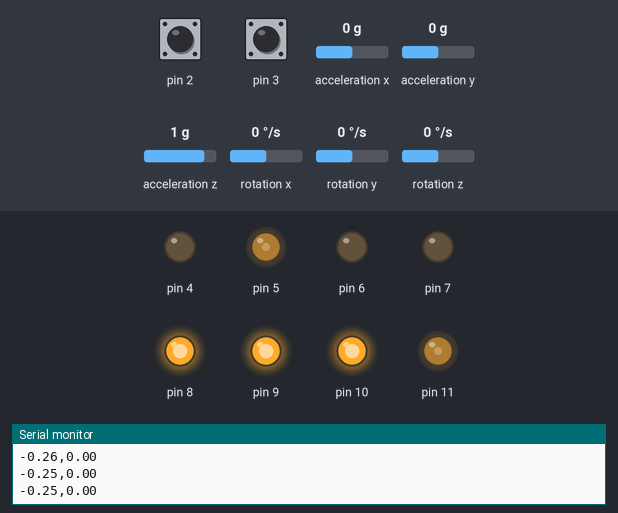
Bench run of a sketch on a simulated Arduino Uno, built with avr-gcc and run on an emulated ATmega328P. Parts: output pins drawn as LEDs (lit = HIGH), the last lines printed to the serial monitor. Inputs (shaded band) come from the test bench; at power-on: acceleration x 0 g, acceleration z 1 g, rotation y 0 °/s, pin 2 HIGH, pin 3 HIGH, acceleration y 0 g, rotation x 0 °/s, rotation z 0 °/s.

Above: at 2.2 s.
2.3 s: acceleration x set to -1.4 g
At 4.6 s:
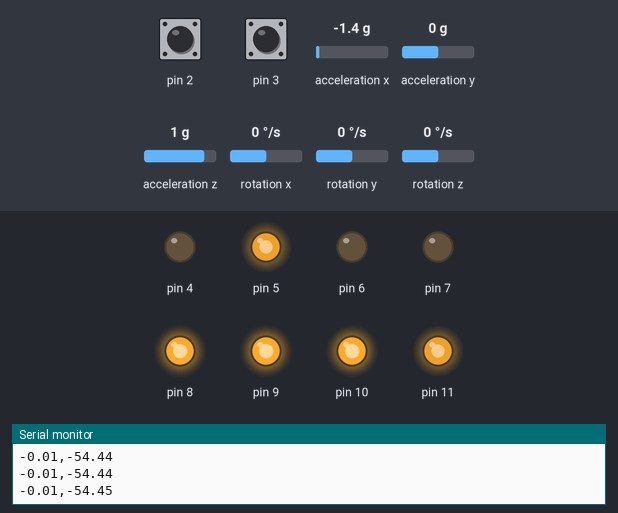
5.3 s: acceleration z set to 0.8 g
8.3 s: acceleration x set to 0.8 g
At 11.1 s:
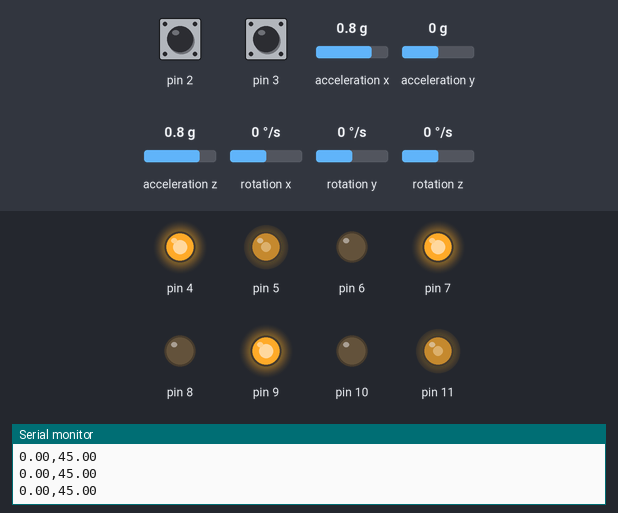
11.3 s: rotation y set to -192 °/s
At 15.0 s:
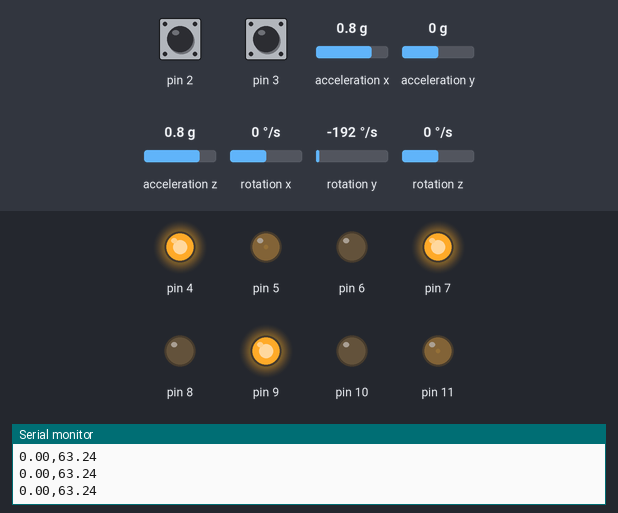
Timing chart, 0 to 15.3 s (numbered marks = the images above; inputs shaded):
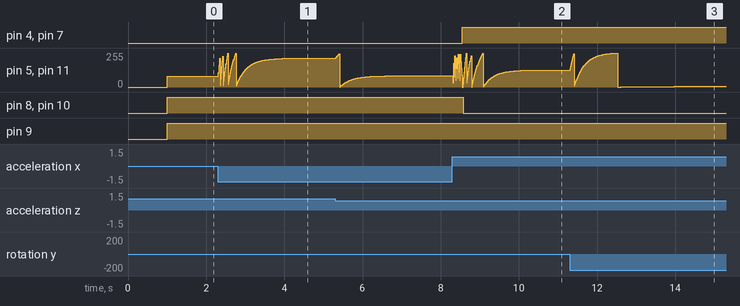

The sketch:

no_3.ino
```cpp
//接线：
/*PWMA->D5*/
/*PWMB->D11*/
/*STBY->D9;高电平为工作状态，低电平为待机状态*/
/*AIN1->D8*/
/*AIN2->D7*/
/*BIN1->D10*/
/*BIN2->D4*/
/*scl(iic)->A5*/
/*sda(iic)->A4*/
/*E2A->D3(中断)->L*/
/*E1A->D2(中断)->R*/
/*E2B->D12*/
/*E1B->D13*/
#include"math.h"
#include"I2Cdev.h"
#include"MPU6050_6Axis_MotionApps20.h"
static float target_a=3.38;//目标角度
MPU6050 mpu;//实例化一个mpu6050对象，对象名为mpu
int16_t ax,ay,az,gx,gy,gz;

/***************angle data************************/
float Gyro_y;//y轴陀螺仪数据暂存
float Gyro_x;
float Gyro_z;
float angleAx;
float angle6;
float K1=0.05;//对加速度计取值的权重
float Angle;//一阶互补滤波算法计算出的小车最终倾斜角度
float accelz=0;

/*************kalman_filter***********************/
float P[2][2]={{1,0},
{0,1}
 };
float Pdot[4]={0,0,0,0};
float Q_angle=0.001,Q_gyro=0.005;//角度数据置信度，角速度数据置信度
float R_angle=0.5,C_0=1;
float q_bias,angle_err,PCt_0,PCt_1,E,K_0,K_1,t_0,t_1;
float timeChange=5;//滤波法采样时间间隔毫秒
float dt=timeChange*0.001;//注意：dt的取值为滤波器采样时间

void Angleget()
{
  //平衡参数
  Angle=atan2(ay,az)*57.3;//角度计算公式
  Gyro_x=(gx-128.1)/131;//角度转换
  Kalman_Filter(Angle,Gyro_x);//卡尔曼滤波
  //旋转角度z轴参数
  if(gz>32768)gz-=65536;//强制转换2g 1g
  Gyro_z=-gz/131;//z轴参数转换
  accelz=az/16.4;

  angleAx=atan2(ax,az)*180/PI;//计算与x轴夹角
  Gyro_y=-gy/131.00;//计算角速度
  //一阶互补滤波
  angle6=K1*angleAx+(1-K1)*(angle6+Gyro_y*dt);

  }


/**************kalman*********************************/
float angle,angle_dot;  //平衡角度值
void Kalman_Filter(double angle_m,double gyro_m)
{
  angle+=(gyro_m-q_bias)*dt;
  angle_err=angle_m-angle;
  Pdot[0]=Q_angle-P[0][1]-P[1][0];
  Pdot[1]=-P[1][1];
  Pdot[2]=-P[1][1];
  Pdot[3]=Q_gyro;
  P[0][0]+=Pdot[0]*dt;
  P[0][1]+=Pdot[1]*dt;
  P[1][0]+=Pdot[2]*dt;
  P[1][1]+=Pdot[3]*dt;
  PCt_0=C_0*P[0][0];
  PCt_1=C_0*P[1][0];
  E=R_angle+C_0*PCt_0;
  K_0=PCt_0/E;
  K_1=PCt_1/E;
  t_0=PCt_0;
  t_1=C_0*P[0][1];
  P[0][0]-=K_0*t_0;
  P[0][1]-=K_0*t_1;
  P[1][0]-=K_1*t_0;
  P[1][1]-=K_1*t_1;
  angle+=K_0*angle_err;//角度
  q_bias+=K_1*angle_err;
  angle_dot=gyro_m-q_bias;//角速度

  }

/************mpu6050初始化函数*********************/
void mpu_init(void){
   Wire.begin();//开启总线并以主机加入总线
   Serial.begin(9600);
   delay(1000);
   mpu.initialize();//初始化mpu6050
  }
/****************mpu6050获取数据**************************/
void mpu_get(void){
  mpu.getMotion6(&ax,&ay,&az,&gx,&gy,&gz);//iic获取6050六轴数据
  Angleget();//获取angle角度和卡尔曼滤波
//Serial.print(ax);Serial.print(",");
//Serial.print(ay);Serial.print(",");
//Serial.print(az);Serial.print("---");
//Serial.print(angle);Serial.print(",");
//Serial.print(angle_dot);Serial.print(",");
//  Serial.println(angle6);//angle6为所需要的角度数据
  }


/****************电机控制函数****************************/
void motion(float pct/*转速百分比*/){//-100<=pct<=100
//接线：
/*PWMA->D5*/
/*PWMB->D11*/
/*STBY->D9;高电平为工作状态，低电平为待机状态*/
/*AIN1->D8*/
/*AIN2->D7*/
/*BIN1->D10*/
/*BIN2->D4*/
/*E2A->D3(中断)*/
/*E1A->D2(中断)*/
/*E2B->D12*/
/*E1B->D13*/
  if(pct>0)//电机正转
  {
    digitalWrite(8,HIGH);//AIN1
    digitalWrite(7,LOW);//ASIN2
    digitalWrite(9,HIGH);//stby
    digitalWrite(10,HIGH);//BIN1
    digitalWrite(4,LOW);//BIN2
    }
  if(pct<0)//电机反转
  {
    digitalWrite(8,LOW);
    digitalWrite(7,HIGH);
    digitalWrite(9,HIGH);//stby
    digitalWrite(10,LOW);
    digitalWrite(4,HIGH);
    }

  if(pct==0)
  {
    digitalWrite(8,HIGH);
    digitalWrite(7,HIGH);
    digitalWrite(9,HIGH);//stby
    digitalWrite(10,HIGH);
    digitalWrite(4,HIGH);

    }
   if(abs(pct)>=-0.4 && abs(pct)<=0.4){
  analogWrite(11,0);
  analogWrite(5,0);
  }
  else{
  analogWrite(11,abs(pct)+9);
  analogWrite(5,abs(pct)+9);
  }
}
/********************引脚初始化函数***************/
void Pin_init(void){
   pinMode(2,INPUT);
   pinMode(3,INPUT);
   pinMode(4,OUTPUT);
   pinMode(5,OUTPUT);
   pinMode(6,OUTPUT);
   pinMode(7,OUTPUT);
   pinMode(8,OUTPUT);
   pinMode(9,OUTPUT);
   pinMode(10,OUTPUT);
   pinMode(11,OUTPUT);
   pinMode(12,INPUT);
   pinMode(13,INPUT);
  }

/******************中断初始化函数**************/
void interrupt_init(void){
  /*函数原型：attachInterrupt(interrupt, ISR, mode)*/
  //interrupt:中断号
  //ISR：中断处理函数（无参数无返回值）
  //mode:中断触发模式
  //low:低电平触发
  //change:管脚状态改变
  //rising：上升沿触发
  //falling：下降沿触发

  attachInterrupt(0,encoderR_R/*右*/,RISING);
  attachInterrupt(0,encoderR_F/*右*/,FALLING);
  attachInterrupt(1,encoderL_R/*左*/,RISING);
  attachInterrupt(1,encoderL_F/*右*/,FALLING);
  }
/*中断处理函数*/
static float encoderA=0;
/*E1B->D12*/
void encoderR_R(void){
  if(LOW==digitalRead(12))
  encoderA++;
  if(HIGH==digitalRead(12))
  encoderA--;
  }
void encoderR_F(void){
  if(HIGH==digitalRead(12))
  encoderA++;
  if(LOW==digitalRead(12))
  encoderA--;
  }
static float encoderB=0;
/*E2B->D13*/
void encoderL_R(void){
  if(HIGH==digitalRead(13))
  encoderB++;
  if(LOW==digitalRead(13))
  encoderB--;
  }
void encoderL_F(void){
  if(LOW==digitalRead(13))
  encoderB++;
  if(HIGH==digitalRead(13))
  encoderB--;
  }

/********速度解算函数*****************************/
static float encoderA_v=0;
static float encoderB_v=0;
 static float V=0;
void v_get(void){//速度->V
  encoderA_v=(125*encoderA)/390;
  encoderB_v=(125*encoderB)/390;
  encoderA=0;
  encoderB=0;
  V=(encoderA_v+encoderB_v)/2;
  }


/***********************PID控制器函数*********************/
float Pi(float target_v,float v){
  float Kp=3.55;//3.95;
  float Ki=0.04;
  float OutPut;
  static float A_pi;
  static float B_pi;
  A_pi=Kp*(target_v-v);
  B_pi=B_pi+Ki*(target_v-v);
  if((target_v-v)>=15 || (target_v-v)<=-15)
  B_pi=0;
  OutPut=A_pi+B_pi;
  return OutPut;
  }

float Pd(float target_angle,float angle){
  float OutPut;
  float Kp=6;//5.2;
  float Kd=3.3;//2.8;
  static float last_angle;
  static float A_pd;
  static float B_pd;
  A_pd=Kp*(target_angle-angle);
  B_pd=Kd*(angle-last_angle);
  OutPut=A_pd+B_pd;
  last_angle=angle;
  if(angle<=(target_a+0.3) && angle>=(target_a-0.3))
  OutPut=0;
  return OutPut;
  }


/******************************************************************************用户代码*******************************************************/
void setup() {
   Pin_init();//引脚初始化
   mpu_init();//mpu6050初始化，arduino主机加入总线
   interrupt_init();//初始化编码器外部中断
}


void loop() {
mpu_get();//获取角度数据，加速度信息
v_get();//获取速度->V
motion(Pi(Pd(target_a,angle6),V));//串级pid
/******test***********/
//motion(Pi(0.2,V));
//Serial.print(ax);Serial.print(",");
//Serial.print(ay);Serial.print(",");
//Serial.print(az);//Serial.print("---");
//Serial.print(angle);Serial.print(",");
Serial.print(angle_dot);Serial.print(",");
Serial.println(angle6);//angle6为所需要的角度数据
/********************/

delay(8);
}
```

Measured:
- after the input at 8.3 s, pin 4, pin 7: LOW → HIGH after 0.26 s; pin 8, pin 10: HIGH → LOW after 0.27 s
- after the input at 11.3 s, pin 5, pin 11: ramps from 0/255 to 255/255 and jumps back, once every 1.1 s
